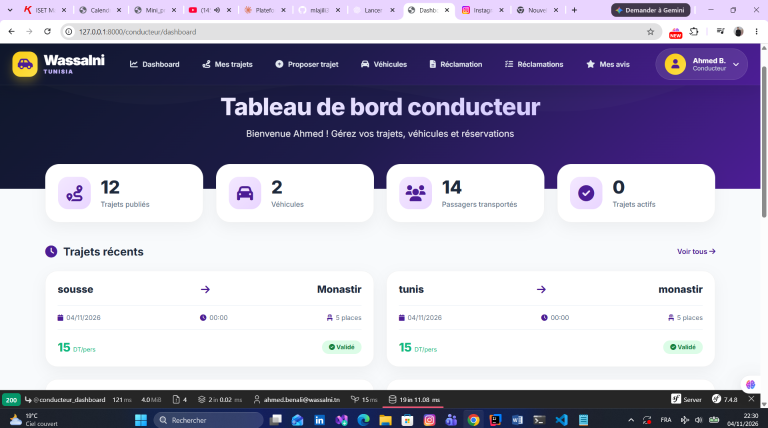
#> input picture preuves/semaine1/essai1.png, 1535 x 855 px, found by its file name (shown at 1/2 size)
$ python anonymiser_captures_s1.py
#> lines starting #> are read from the running program, lines starting #| are printed output that depends on the picture
"""Crée des copies anonymisées des captures de la semaine 1 (les originaux ne sont jamais modifiés).

Zones floutées (coordonnées en pixels de l'image d'origine) :
- barre d'onglets du navigateur, avatar du profil, barre des tâches Windows ;
- adresse e-mail affichée dans la barre de débogage Symfony ;
- noms d'utilisateurs de la base de développement (en-tête, cartes, tableaux) ;
- chemin local contenant le nom du compte Windows.

Usage : python -I scripts/anonymiser_captures_s1.py
"""
from pathlib import Path

from PIL import Image, ImageDraw, ImageFilter

SOURCE = Path("preuves/semaine1")
TARGET = SOURCE / "anonymise"

TABS = (0, 0, 1535, 40)
AVATAR = (1455, 44, 1500, 84)
HEADER_USER = (1360, 105, 1470, 150)
TOOLBAR_EMAIL = (280, 786, 700, 814)


def taskbar(height: int) -> tuple[int, int, int, int]:
    return (0, 816, 1535, height)


CAPTURES = {
    "essai1.png": ("S01_E01_tableau_bord_conducteur.png", [TABS, AVATAR, HEADER_USER, TOOLBAR_EMAIL, "taskbar", (585, 255, 665, 282)]),
    "essai2.png": ("S01_E02_publication_arrivee_avant_depart.png", [TABS, AVATAR, HEADER_USER]),
    "essai3.png": ("S01_E03_recherche_trajets_passes_proposes.png", [TABS, AVATAR, HEADER_USER, TOOLBAR_EMAIL, "taskbar", (312, 272, 480, 298), (312, 535, 440, 561)]),
    "essai4.png": ("S01_E04_doublon_reservation_refuse_interface.png", [TABS, AVATAR, HEADER_USER, TOOLBAR_EMAIL, (315, 272, 480, 298), (315, 535, 440, 561)]),
    "essai5.png": ("S01_E05_publication_date_passee_refusee.png", [TABS, AVATAR, HEADER_USER, TOOLBAR_EMAIL, "taskbar"]),
    "essai6.png": ("S01_E06_passager_sur_admin_403.png", [TABS, AVATAR, (298, 410, 460, 430)]),
    "essai8.png": ("S01_E08_mes_trajets_conducteur.png", [TABS, AVATAR, HEADER_USER, TOOLBAR_EMAIL, "taskbar"]),
    "essai10.png": ("S01_E10_get_last_user_email_sans_connexion.png", [TABS, AVATAR]),
    "essai11.png": ("S01_E11_admin_liste_trajets.png", [TABS, AVATAR, HEADER_USER, TOOLBAR_EMAIL, "taskbar", (680, 455, 820, 790)]),
    "essai12.png": ("S01_E12_reclamation_autrui_403.png", [TABS, AVATAR, (298, 410, 460, 430)]),
    "essai13.png": ("S01_E13_connexion_identifiants_invalides.png", [TABS, AVATAR]),
    "essai13b.png": ("S01_E13b_connexion_identifiants_invalides.png", [(1455, 0, 1500, 40)]),
}


def anonymise(name: str, target_name: str, zones: list) -> None:
#> called with name = 'essai1.png', target_name = 'S01_E01_tableau_bord_conducteur.png'
    image = Image.open(SOURCE / name).convert("RGB")
    width, height = image.size
#> width = 1535; height = 855
    draw = ImageDraw.Draw(image)
    for zone in zones:
        box = taskbar(height) if zone == "taskbar" else zone
        box = (max(0, box[0]), max(0, box[1]), min(width, box[2]), min(height, box[3]))
        if box[2] <= box[0] or box[3] <= box[1]:
            continue
        region = image.crop(box).filter(ImageFilter.GaussianBlur(radius=10)).filter(ImageFilter.GaussianBlur(radius=10))
        image.paste(region, box)
        draw.rectangle(box, outline=(120, 120, 120), width=1)
#> this loop made 6 passes
#> pass 1, in anonymise, `region = image.crop(box).filter(ImageFilter.GaussianBlur(radius=10)).f..`:
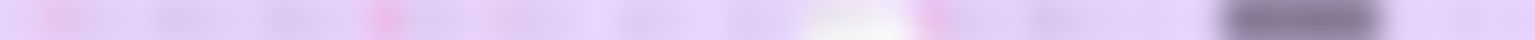
#> region: PIL image 1535x40 RGB; mean R, G, B 220.5, 200.7, 238.5
#> pass 2, in anonymise, `region = image.crop(box).filter(ImageFilter.GaussianBlur(radius=10)).f..`:
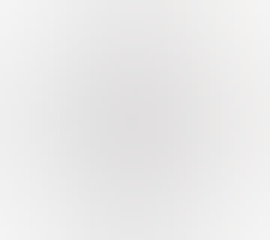
#> region: PIL image 45x40 RGB (shown 6 times larger); mean R, G, B 234.6, 233.7, 233.7
#> pass 3, in anonymise, `region = image.crop(box).filter(ImageFilter.GaussianBlur(radius=10)).f..`:
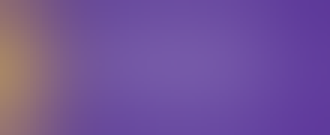
#> region: PIL image 110x45 RGB (shown 3 times larger); mean R, G, B 114.2, 82.5, 152.2
#> after the loop:
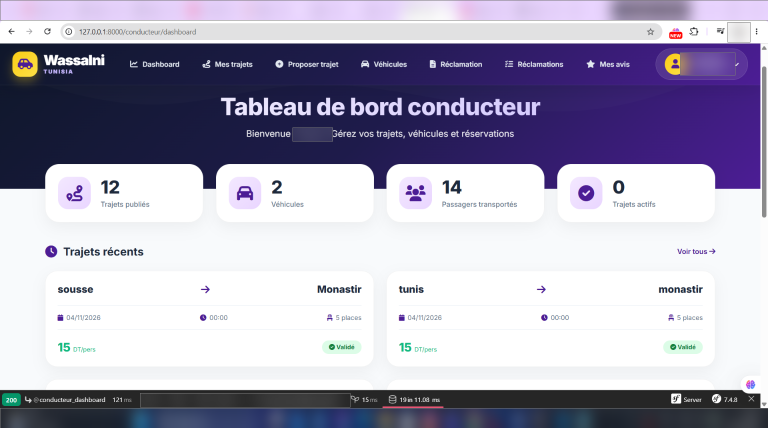
#> image: PIL image 1535x855 RGB (shown at 1/2 size); mean R, G, B 170.4, 167.1, 187
#> after the loop:
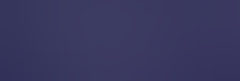
#> region: PIL image 80x27 RGB (shown 3 times larger); mean R, G, B 57, 55.6, 94.5
    image.save(TARGET / target_name, optimize=True)
    print(f"{name} -> {TARGET / target_name} ({len(zones)} zones)")


if __name__ == "__main__":
    TARGET.mkdir(exist_ok=True)
    for source_name, (target_name, zones) in CAPTURES.items():
        anonymise(source_name, target_name, zones)
#> pass 2 of the loop `for source_name, (target_name, zones) in CAPTURES.items():`:
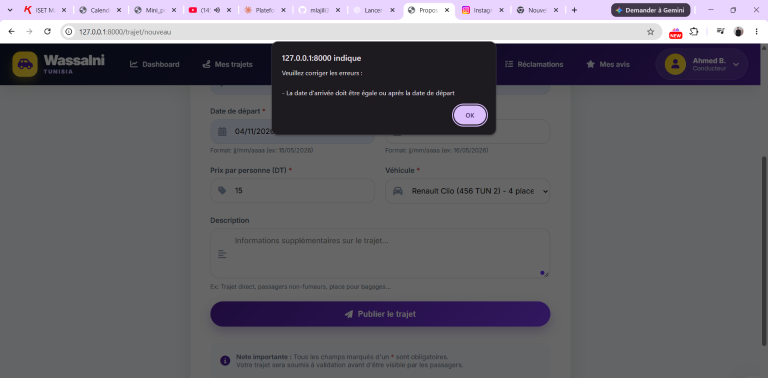
#> input picture preuves/semaine1/essai2.png, 1535 x 755 px, found by its file name (shown at 1/2 size)
#> the loop in anonymise (call 2), `for zone in zones:` made 3 passes
#> pass 1, in anonymise (call 2), `region = image.crop(box).filter(ImageFilter.GaussianBlur(radius=10)).f..`:
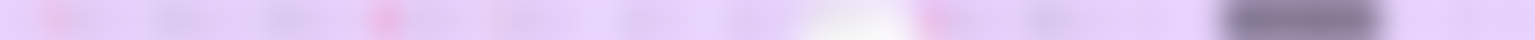
#> region: PIL image 1535x40 RGB; mean R, G, B 220.5, 200.7, 238.5
#> after the loop in anonymise (call 2), `for zone in zones:`:
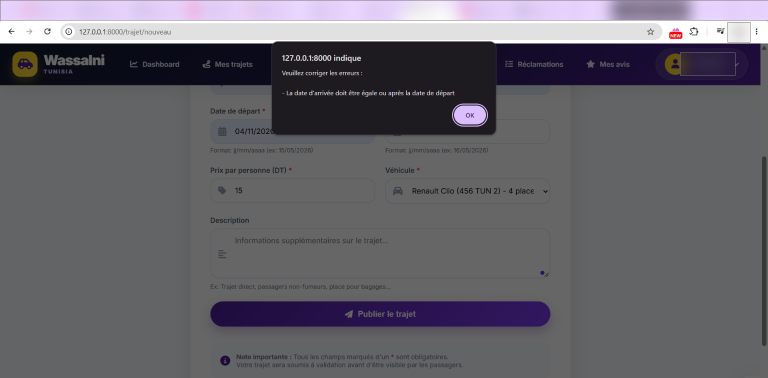
#> image: PIL image 1535x755 RGB (shown at 1/2 size); mean R, G, B 101.3, 99.3, 105.8
#> pass 3 of the loop `for source_name, (target_name, zones) in CAPTURES.items():`:
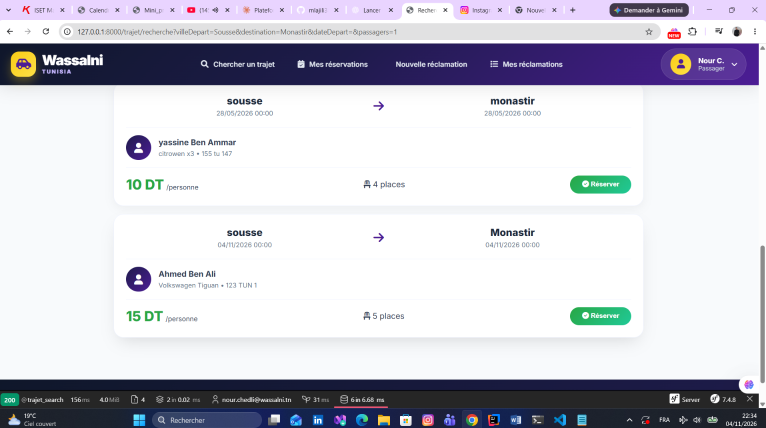
#> input picture preuves/semaine1/essai3.png, 1532 x 856 px, found by its file name (shown at 1/2 size)
#> after the loop in anonymise (call 3), `for zone in zones:`:
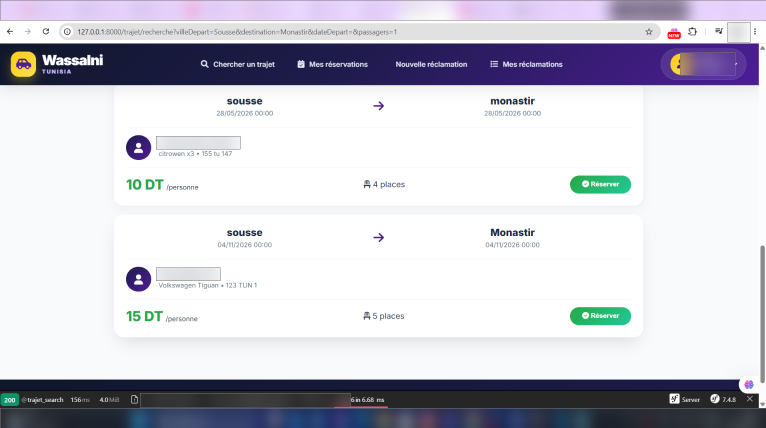
#> image: PIL image 1532x856 RGB (shown at 1/2 size); mean R, G, B 202.7, 202.6, 211.8
#> after the loop in anonymise (call 3), `for zone in zones:`:
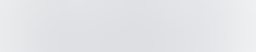
#> region: PIL image 128x26 RGB (shown 2 times larger); mean R, G, B 226.4, 228.2, 231.1
#> (the run stopped early here; a loop or call above may not have finished)
